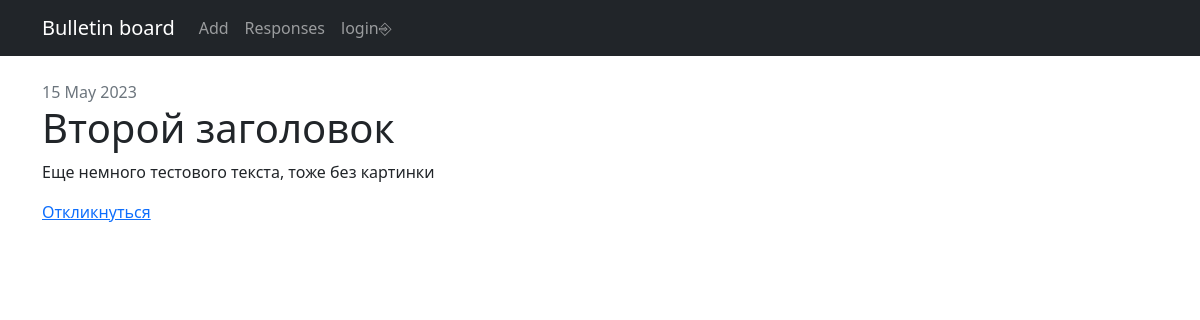
/2, run on the app's committed database.
### ads/models.py (models this page shows, shortened)
class Ads(models.Model):
    TYPE = [
        ('TK', 'Tank'),
        ('HL', 'Healer'),
        ('DD', 'Damage dealer'),
        ('TR', 'Trader'),
        ('GM', 'Guild master'),
        ('QG', 'Quest giver'),
        ('WS', 'Warsmith'),
        ('TN', 'Tanner'),
        ('PM', 'Potion maker'),
        ('SM', 'Spell master'),
    ]
    header = models.CharField(max_length=128)
    text = models.TextField()
    date_create = models.DateTimeField(auto_now_add=True)
    author = models.ForeignKey(User, on_delete=models.CASCADE)
    category = models.CharField(max_length=2, choices=TYPE, default='TK')

### ads/views.py (the view)
# urls.py: path('<int:pk>', AdDetail.as_view(), name='ad'),
class AdDetail(DetailView):
    model = Ads
    template_name = 'ad.html'
    context_object_name = 'ad'

### templates/ad.html (shortened to what this page needs)
{% extends 'flatpages/default.html' %}
{% block content %}
<br>
<div class="text-secondary">{{ ad.date_create|date:'d M Y' }}</div>
<h1>{{ ad.header }}</h1>
<p>{{ ad.text }}</p>
<div class="">
    <a href="{% url 'responses_create' ad=ad.id %}">
        Откликнуться
    </a>
</div>
{% endblock content %}

### data on the page
Ads: date_create "15 May 2023", header "Второй заголовок", text "Еще немного тестового текста, тоже без картинки"
